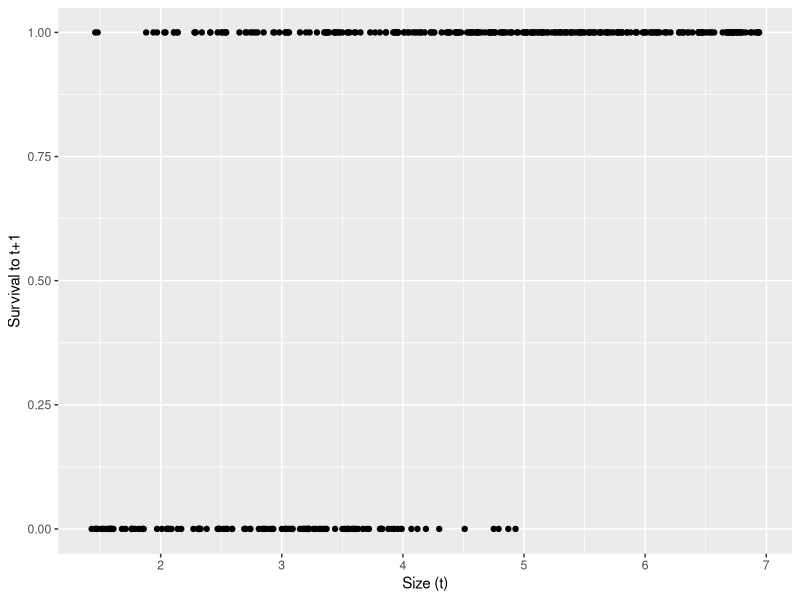
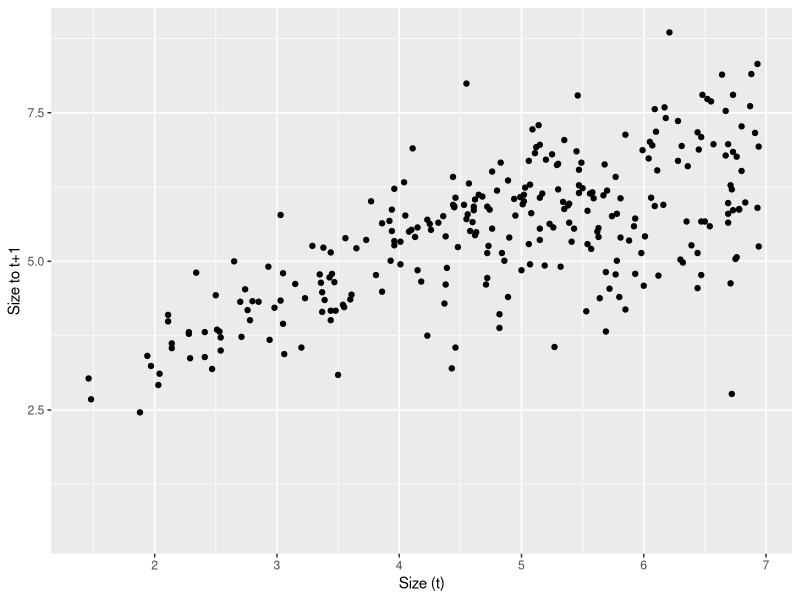
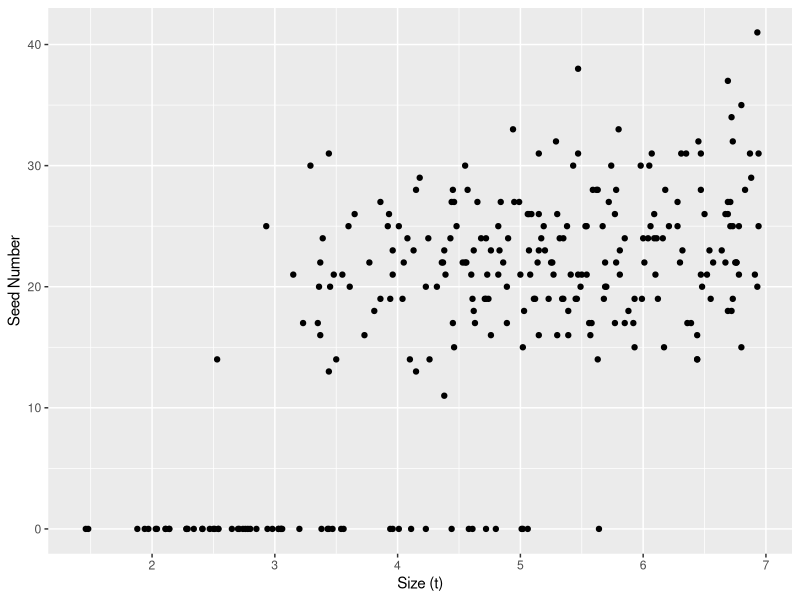
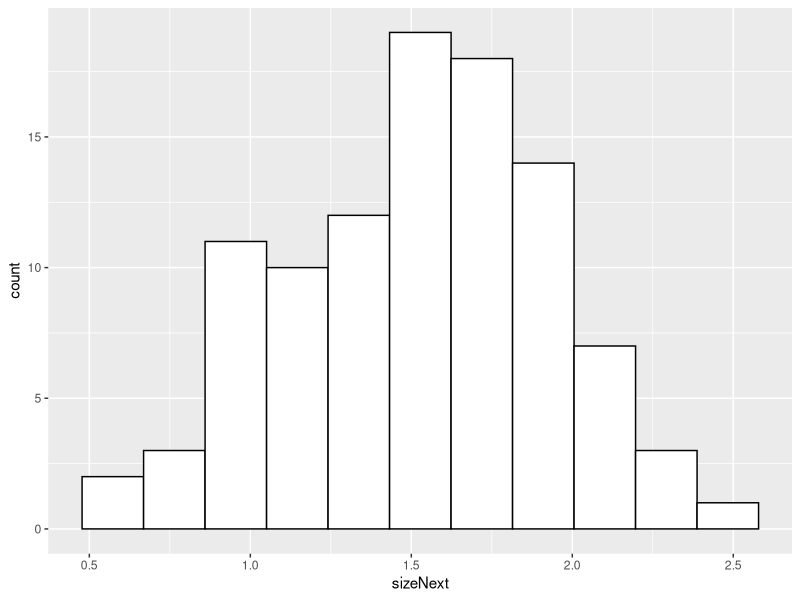
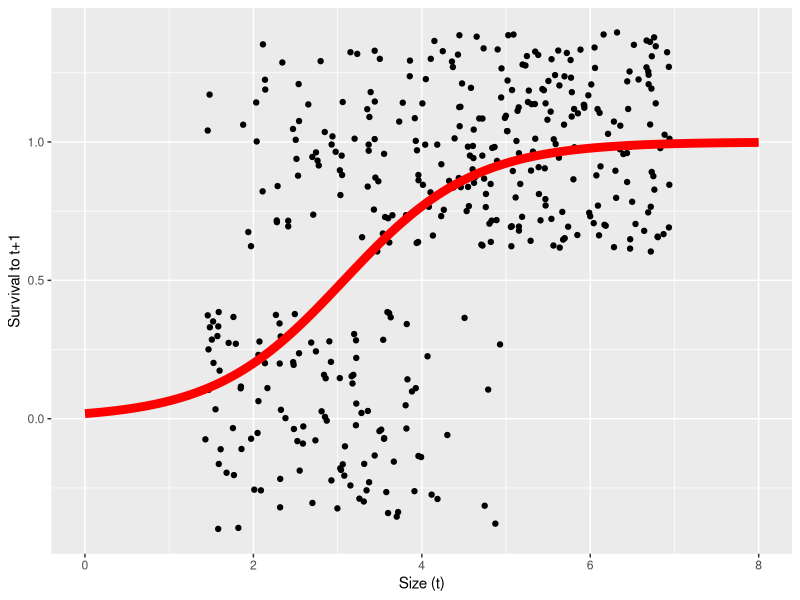
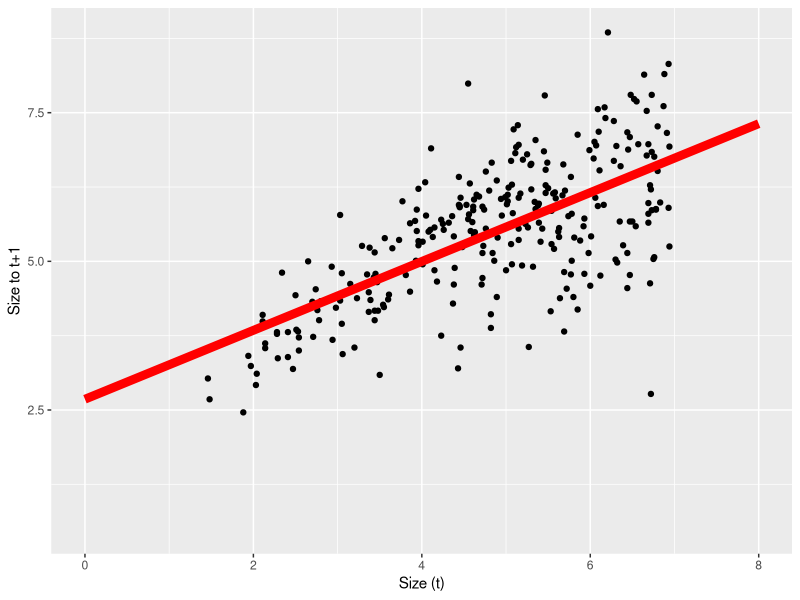
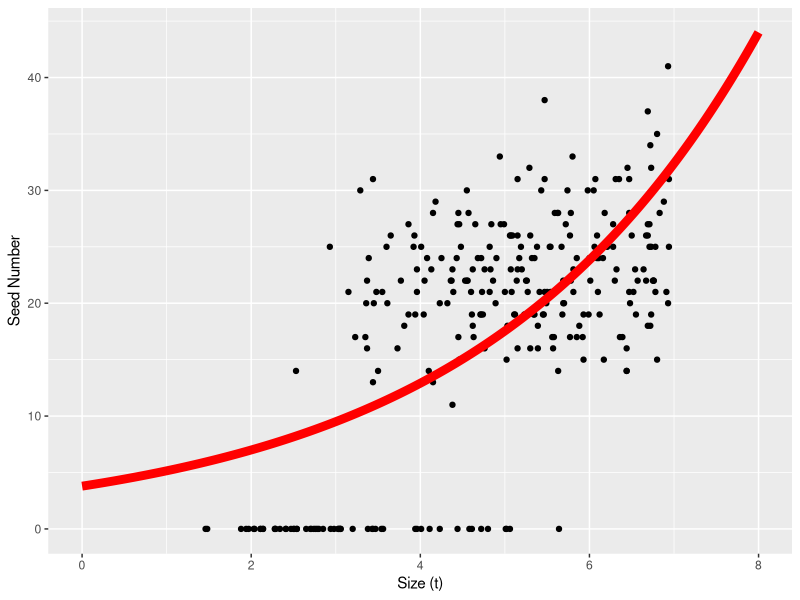
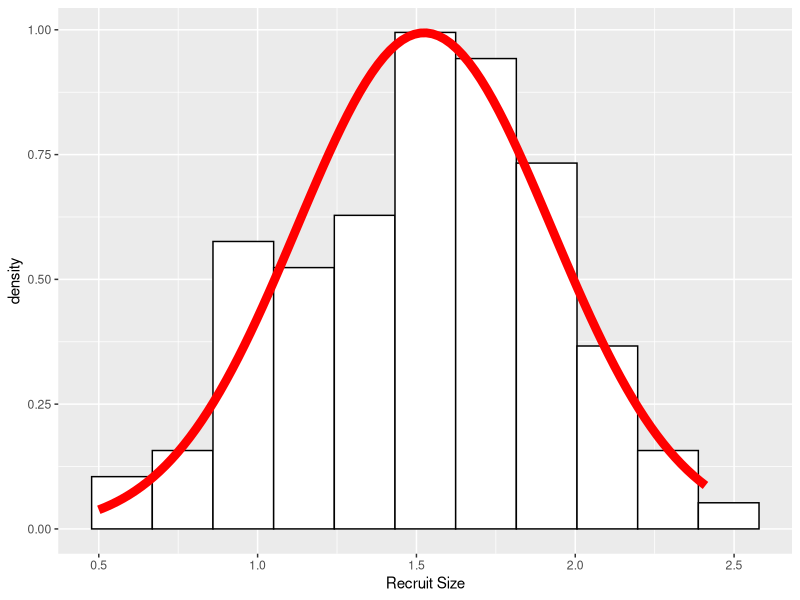

R code for these plots, in order:
## ---- chunk 1
knitr::opts_chunk$set(echo = TRUE)
## ---- chunk 2
library(ggplot2)
library(tidyverse)
library(patchwork)
## ---- chunk 3
d = read.csv("../Data/Intro_to_IPMs_Exercises_Data.csv")
head(d)
## ---- chunk 4
tail(d)
## ---- chunk 5
survival.plot=ggplot(d, aes(x = size, y = surv))+
  geom_point()+
  xlab("Size (t)")+
  ylab("Survival to t+1")
survival.plot
sizenext.plot=ggplot(d, aes(x = size, y = sizeNext))+
  geom_point()+
  xlab("Size (t)")+
  ylab("Size to t+1")
sizenext.plot
fecund.plot=ggplot(d, aes(x = size, y = fec.seed))+
  geom_point()+
  xlab("Size (t)")+
  ylab("Seed Number")
fecund.plot

recruit.size = d %>%
  filter(is.na(size)) # only keep recruits which have NA for first size

recruit.size.plot=ggplot(recruit.size, aes(sizeNext))+
  geom_histogram(bins = 11, fill="white", color="black")
  xlab("Recruit Size")
recruit.size.plot
## ---- chunk 6
params = data.frame(surv.int=NA, # intercept from logistic regression of survival
                    surv.slope=NA, # slope from logistic regression of survival
                    growth.int=NA, # intercept from linear regression of growth
                    growth.slope=NA, # slope from linear regression of growth
                    growth.sd=NA, # residual sd from the linear regression of growth
                    seed.int=NA, # intercept from Poisson regression of seed number
                    seed.slope=NA, # slope from Poisson regressio of seed number
                    recruit.size.mean=NA, # mean recruit size
                    recruit.size.sd=NA, # standard deviation of recruit size
                    establishment.prob=NA) # probability of establishment
## ---- chunk 7
# survival: logistic regression
surv.reg = glm(surv~size, data = d, family = binomial())
summary(surv.reg)
## ---- chunk 8
params$surv.int = coefficients(surv.reg)[1]
params$surv.slope = coefficients(surv.reg)[2]
## ---- chunk 9
# growth: linear regression
growth.reg = lm(sizeNext~size, data = d)
summary(growth.reg)
## ---- chunk 10
params$growth.int = coefficients(growth.reg)[1]
params$growth.slope = coefficients(growth.reg)[2]
params$growth.sd = sd(resid(growth.reg))
## ---- chunk 11
# seeds: Poisson regression
seed.reg = glm(fec.seed~size, data = d, family = poisson())
summary(seed.reg)
## ---- chunk 12
params$seed.int = coefficients(seed.reg)[1]
params$seed.slope = coefficients(seed.reg)[2]
## ---- chunk 13
# Size distribution of recruits
params$recruit.size.mean = mean(recruit.size$sizeNext)
params$recruit.size.sd = sd(recruit.size$sizeNext)
## ---- chunk 14
# establishment probability
params$establishment.prob = sum(is.na(d$size))/sum(d$fec.seed,na.rm = TRUE)
## ---- chunk 15

newdata=data.frame(size=seq(0,8,by=.01)) # sizes at which to evaluate predictions

newdata$surv.preds = predict(surv.reg, newdata = newdata,type = "response")
newdata$growth.preds = predict(growth.reg, newdata = newdata)
newdata$seed.preds = predict(seed.reg, newdata=newdata, type = "response")

survival.plot=ggplot(d, aes(x = size, y = surv))+
  geom_point(position = "jitter")+
  geom_line(data = newdata, aes(x = size, y= surv.preds), col="red", linewidth=3)+
  xlab("Size (t)")+
  ylab("Survival to t+1")
survival.plot
sizenext.plot=ggplot(d, aes(x = size, y = sizeNext))+
  geom_point()+
  geom_line(data = newdata, aes(x = size, y= growth.preds), col="red", linewidth=3)+
  xlab("Size (t)")+
  ylab("Size to t+1")
sizenext.plot
fecund.plot=ggplot(d, aes(x = size, y = fec.seed))+
  geom_point()+
  geom_line(data = newdata, aes(x = size, y= seed.preds), col="red", linewidth=3)+
  xlab("Size (t)")+
  ylab("Seed Number")
fecund.plot

recruit.size = d %>%
  filter(is.na(size)) # only keep recruits which have NA for first size

xx=seq(0,8,by=.01) # sizes at which to evaluate predictions

recruit.size.plot=ggplot(recruit.size, aes(x = sizeNext))+
  geom_histogram(aes(y = after_stat(density)), bins = 11, col = "black", fill = "white")+
  xlab("Recruit Size")+
  stat_function(fun=function(xx) dnorm(xx, mean = params$recruit.size.mean, sd = params$recruit.size.sd), col="red", linewidth=3)
recruit.size.plot


# instead of stat_function, use geom_function(fun = ~ donorm(xx, mean = , sd = ))

## ---- chunk 16
# survival probability function, this is a logistic function
s.x = function(x, params){
  u = exp(params$surv.int+params$surv.slope*x)
  return(u/(1+u)) # this is back transforming
}
## ---- chunk 17
# growth function, this is a normal distribution
g.yx = function(xp,x,params){
  dnorm(xp, mean = params$growth.int+params$growth.slope*x, sd = params$growth.sd)
}
# xp means to estimate the probability density of all size at t+1
## ---- chunk 18
# reproduction function, this is a constant times a normal distribution times an exponential function, think of this as expected offspring not just number of seeds
f.yx = function(xp,x,params){
  params$establishment.prob*dnorm(xp,mean = params$recruit.size.mean, sd = params$recruit.size.sd)*exp(params$seed.int+params$seed.slope*x)
} # exp because back-transforming from log in Poisson
## ---- chunk 19
min.size = 0.9*min(c(d$size,d$sizeNext),na.rm = T) # 90% of the smallest
max.size = 1.1*max(c(d$size,d$sizeNext),na.rm = T) # 110% of largest
n = 100 # number of cells in the matrix # typically between 50 and 200
b = min.size+c(0:n)*(max.size-min.size)/n # boundary points
y = 0.5*(b[1:n]+b[2:(n+1)]) # mesh points
h = y[2]-y[1] # step size
## ---- chunk 20
G = h*outer(y,y,g.yx,params = params) # growth matrix
S = s.x(y, params = params) # survival
F = h*outer(y,y,f.yx, params = params) # reproductive matrix
P = G # placeholder, redefine P on the next line
for(i in 1:n) P[,i] = G[,i]*S[i] # growth/survival matrix
K = P + F # full matrix
## ---- chunk 21
image(y,y,t(G), main = "growth kernel")

ggplot(data = cbind(y,S), aes(x = y, y = S))+
  geom_line()+
  ggtitle("survival")

image(y,y,t(P), main = "survival/growth kernel")
abline(0,1,lwd=3) # 1:1 line represents stasis
image(y,y,t(F), main = "fecundity kernel")
image(y,y,t(K), main = "full kernel")
image(y,y,t(K)^0.3, main = "full kernel^0.3") # trick to level out the kernel to see fecundity and growth/survival
## ---- chunk 22
tmp1=outer(y,y,'+')
image(y,y,t(tmp1))
## ---- chunk 23
tmp2=outer(y,y,'*')
image(y,y,t(tmp2))
## ---- chunk 24
tmp3=outer(y,exp(y),'+')
image(y,exp(y),t(tmp3))
## ---- chunk 25
lam = Re(eigen(K)$values[1])
lam

w.eigen = Re(eigen(K)$vectors[,1])
stable.dist = w.eigen/sum(w.eigen)
v.eigen = Re(eigen(t(K))$vectors[,1])
repro.val = v.eigen/v.eigen[1]
## ---- chunk 26
v.dot.w = sum(stable.dist*repro.val)*h
sens = outer(repro.val,stable.dist)/v.dot.w
elas = matrix(as.vector(sens)*as.vector(K)/lam,nrow = n)
## ---- chunk 27
image(y,y,t(K), xlab = "Size (t)", ylab = "Size (t+1)", col = topo.colors(100), main = "IPM matrix")
contour(y,y,t(K), add = TRUE, drawlabels = TRUE)

ggplot(data = cbind(y,stable.dist), aes(x = y, y = stable.dist))+
  geom_line()+
  ggtitle("Stable size distributions")
ggplot(data = cbind(y,repro.val), aes(x = y, y = repro.val))+
  geom_line()+
  ggtitle("Reproductive values")

image(y,y,t(elas), xlab = "Size (t)", ylab = "Size (t+1)", main = "Elasticity")
image(y,y,t(sens), xlab = "Size (t)", ylab = "Size (t+1)", main = "Sensitivity")
## ---- chunk 28

ggplot(data = as.data.frame(cbind(growth.reg$model$size, abs(resid(growth.reg)))), aes(x = V1, y = V2))+
  geom_point()+
  xlab("size")+
  ylab("residual")
## ---- chunk 29
library(nlme)

growth.reg = gls(sizeNext~size, weights = varExp(), na.action = na.omit, data = d)
summary(growth.reg)

xx=data.frame(size=seq(0,8,by=.01)) # sizes at which to evaluate predictions

xx$growth.preds = predict(growth.reg, newdata = xx)

ggplot(data = d, aes(x = size, y = sizeNext))+
  geom_point()+
  ggtitle("Growth/Shrinkage/Stasis")+
  geom_line(data = xx, aes(x = size, y = growth.preds), col = "red", linewidth = 3)
## ---- chunk 30
params$growth.int=coefficients(growth.reg)[1]
params$growth.slope=coefficients(growth.reg)[2]
params$growth.sigma2=summary(growth.reg)$sigma^2
params$growth.sigma2.exp=as.numeric(growth.reg$modelStruct$varStruct)
## ---- chunk 31
g.yx=function(xp,x,params) {
dnorm(xp,mean=params$growth.int+params$growth.slope*x,
sd=sqrt(params$growth.sigma2*exp(2*params$growth.sigma2.exp*x)))
}
## ---- chunk 32
G=h*outer(y,y,g.yx,params=params) # growth matrix
S=s.x(y,params=params) # survival
P=G # placeholder; redefine P on the next line
for(i in 1:n) P[,i]=G[,i]*S[i] # growth/survival matrix
F=h*outer(y,y,f.yx,params=params) # reproduction matrix
K=P+F # full matrix
## ---- chunk 33
(lam=Re(eigen(K)$values[1])) # new population growth rate
w.eigen=Re(eigen(K)$vectors[,1])
stable.dist=w.eigen/sum(w.eigen)
v.eigen=Re(eigen(t(K))$vectors[,1])
repro.val=v.eigen/v.eigen[1]
v.dot.w=sum(stable.dist*repro.val)*h
sens=outer(repro.val,stable.dist)/v.dot.w
elas=matrix(as.vector(sens)*as.vector(K)/lam,nrow=n)
## ---- chunk 34
image(y,y,t(K), xlab="Size (t)",ylab="Size (t+1)",
col=topo.colors(100), main="IPM matrix")
contour(y,y,t(K), add = TRUE, drawlabels = TRUE)
ggplot(data = cbind(y,stable.dist), aes(x = y, y = stable.dist))+
  geom_line()+
  ggtitle("Stable size distributions")
ggplot(data = cbind(y,repro.val), aes(x = y, y = repro.val))+
  geom_line()+
  ggtitle("Reproductive values")
image(y,y,t(elas),xlab="Size (t)",ylab="Size (t+1)",main="Elasticity")
image(y,y,t(sens),xlab="Size (t)",ylab="Size (t+1)", main="Sensitivity")
## ---- chunk 35
ggplot(data = as.data.frame(cbind(y,s.x(y,params))), aes(x = y, y = V2))+
  geom_line(lwd=3)+
  xlab("Size")+
  ylab("Survival Probabily")+
  geom_point(data = as.data.frame(cbind(y,apply(P,2,sum))), aes(x = y, y = V2), col = "red", lwd = 3, pch = 19, cex = 0.1)
## ---- chunk 36
G=h*outer(y,y,g.yx,params=params) # growth matrix
S=s.x(y,params=params)
P=G
# fix eviction of offspring
for(i in 1:(n/2)) {
G[1,i]<-G[1,i]+1-sum(G[,i])
P[,i]<-G[,i]*S[i]
}
# fix eviction of large adults
for(i in (n/2+1):n) {
G[n,i]<-G[n,i]+1-sum(G[,i])
P[,i]<-G[,i]*S[i]
}
F=h*outer(y,y,f.yx,params=params) # reproduction matrix
K=P+F # full matrix
(lam=Re(eigen(K)$values[1])) # new population growth rate
## ---- chunk 37
ggplot(data = as.data.frame(cbind(y,s.x(y,params))), aes(x = y, y = V2))+
  geom_line(lwd=3)+
  xlab("Size")+
  ylab("Survival Probabily")+
  geom_point(data = as.data.frame(cbind(y,apply(P,2,sum))), aes(x = y, y = V2), col = "red", lwd = 3, pch = 19, cex = 0.1)
## ---- chunk 38
growth.reg=gls(sizeNext~size+I(size^2),weights=varExp(), na.action=na.omit, data=d)
summary(growth.reg)
## ---- chunk 39
params$growth.int=coefficients(growth.reg)[1]
params$growth.slope=coefficients(growth.reg)[2]
params$growth.sqrd=coefficients(growth.reg)[3]
params$growth.sigma2=summary(growth.reg)$sigma^2
params$growth.sigma2.exp=as.numeric(growth.reg$modelStruct$varStruct)
## ---- chunk 40
g.yx=function(xp,x,params) {
dnorm(xp,
mean=params$growth.int+params$growth.slope*x+params$growth.sqrd*x^2,
sd=sqrt(params$growth.sigma2*exp(2*params$growth.sigma2.exp*x)))
}
## ---- chunk 41
G=h*outer(y,y,g.yx,params=params) # growth matrix
S=s.x(y,params=params) # survival
P=G # placeholder; redefine P on the next line
# fix eviction of offspring
for(i in 1:(n/2)) {
G[1,i]<-G[1,i]+1-sum(G[,i])
P[,i]<-G[,i]*S[i]
}
# fix eviction of large adults
for(i in (n/2+1):n) {
G[n,i]<-G[n,i]+1-sum(G[,i])
P[,i]<-G[,i]*S[i]
}

F=h*outer(y,y,f.yx,params=params) # reproduction matrix
K=P+F # full matrix
(lam=Re(eigen(K)$values[1])) # new population growth rat
## ---- chunk 42
w.eigen=Re(eigen(K)$vectors[,1])
stable.dist=w.eigen/sum(w.eigen)
v.eigen=Re(eigen(t(K))$vectors[,1])
repro.val=v.eigen/v.eigen[1]
v.dot.w=sum(stable.dist*repro.val)*h
sens=outer(repro.val,stable.dist)/v.dot.w
elas=matrix(as.vector(sens)*as.vector(K)/lam,nrow=n)
## ---- chunk 43
image(y,y,t(K), xlab="Size (t)",ylab="Size (t+1)",
col=topo.colors(100), main="IPM matrix")
contour(y,y,t(K), add = TRUE, drawlabels = TRUE)
ggplot(data = cbind(y,stable.dist), aes(x = y, y = stable.dist))+
  geom_line()+
  ggtitle("Stable size distributions")
ggplot(data = cbind(y,repro.val), aes(x = y, y = repro.val))+
  geom_line()+
  ggtitle("Reproductive values")
image(y,y,t(elas),xlab="Size (t)",ylab="Size (t+1)",main="Elasticity")
image(y,y,t(sens),xlab="Size (t)",ylab="Size (t+1)", main="Sensitivity")
## ---- chunk 44
p.flower.x=function(x,params) {
u=exp(params$flower.int+params$flower.slope*x)
return(u/(1+u))
}
## ---- chunk 45
f.yx=function(xp,x,params) {
p.flower.x(x,params)*
params$establishment.prob*
dnorm(xp,mean=params$recruit.size.mean,sd=params$recruit.size.sd)*
exp(params$seed.int+params$seed.slope*x)
}
## ---- chunk 46
flower.reg=glm(fec.flower~size,data=d,family=binomial())
summary(flower.reg)
params$flower.int=coefficients(flower.reg)[1]
params$flower.slope=coefficients(flower.reg)[2]
## ---- chunk 47
seed.reg=glm(fec.seed~size,data=d[d$fec.flower==1,],family=poisson())
summary(seed.reg)
params$seed.int=coefficients(seed.reg)[1]
params$seed.slope=coefficients(seed.reg)[2]
## ---- chunk 48
G=h*outer(y,y,g.yx,params=params) # growth matrix
S=s.x(y,params=params) # survival
P=G # placeholder; redefine P on the next line
# fix eviction of offspring
for(i in 1:(n/2)) {
G[1,i]<-G[1,i]+1-sum(G[,i])
P[,i]<-G[,i]*S[i]
}
# fix eviction of large adults
for(i in (n/2+1):n) {
G[n,i]<-G[n,i]+1-sum(G[,i])
P[,i]<-G[,i]*S[i]
}
F=h*outer(y,y,f.yx,params=params) # reproduction matrix
K=P+F # full matrix
(lam=Re(eigen(K)$values[1])) # new population growth rate
## ---- chunk 49
w.eigen=Re(eigen(K)$vectors[,1])
stable.dist=w.eigen/sum(w.eigen)
v.eigen=Re(eigen(t(K))$vectors[,1])
repro.val=v.eigen/v.eigen[1]
v.dot.w=sum(stable.dist*repro.val)*h
sens=outer(repro.val,stable.dist)/v.dot.w
elas=matrix(as.vector(sens)*as.vector(K)/lam,nrow=n)
## ---- chunk 50
image(y,y,t(K), xlab="Size (t)",ylab="Size (t+1)",
col=topo.colors(100), main="IPM matrix")
contour(y,y,t(K), add = TRUE, drawlabels = TRUE)
ggplot(data = cbind(y,stable.dist), aes(x = y, y = stable.dist))+
  geom_line()+
  ggtitle("Stable size distributions")
ggplot(data = cbind(y,repro.val), aes(x = y, y = repro.val))+
  geom_line()+
  ggtitle("Reproductive values")

image(y,y,t(elas),xlab="Size (t)",ylab="Size (t+1)",main="Elasticity")
image(y,y,t(sens),xlab="Size (t)",ylab="Size (t+1)", main="Sensitivity")

ggplot(data = as.data.frame(cbind(y,predict(flower.reg, newdata = data.frame(size=y), type="response"))), aes(x = y, y = V2))+
  geom_line()+
  xlab("Size (t)")+
  ylab("Flowering probability")

